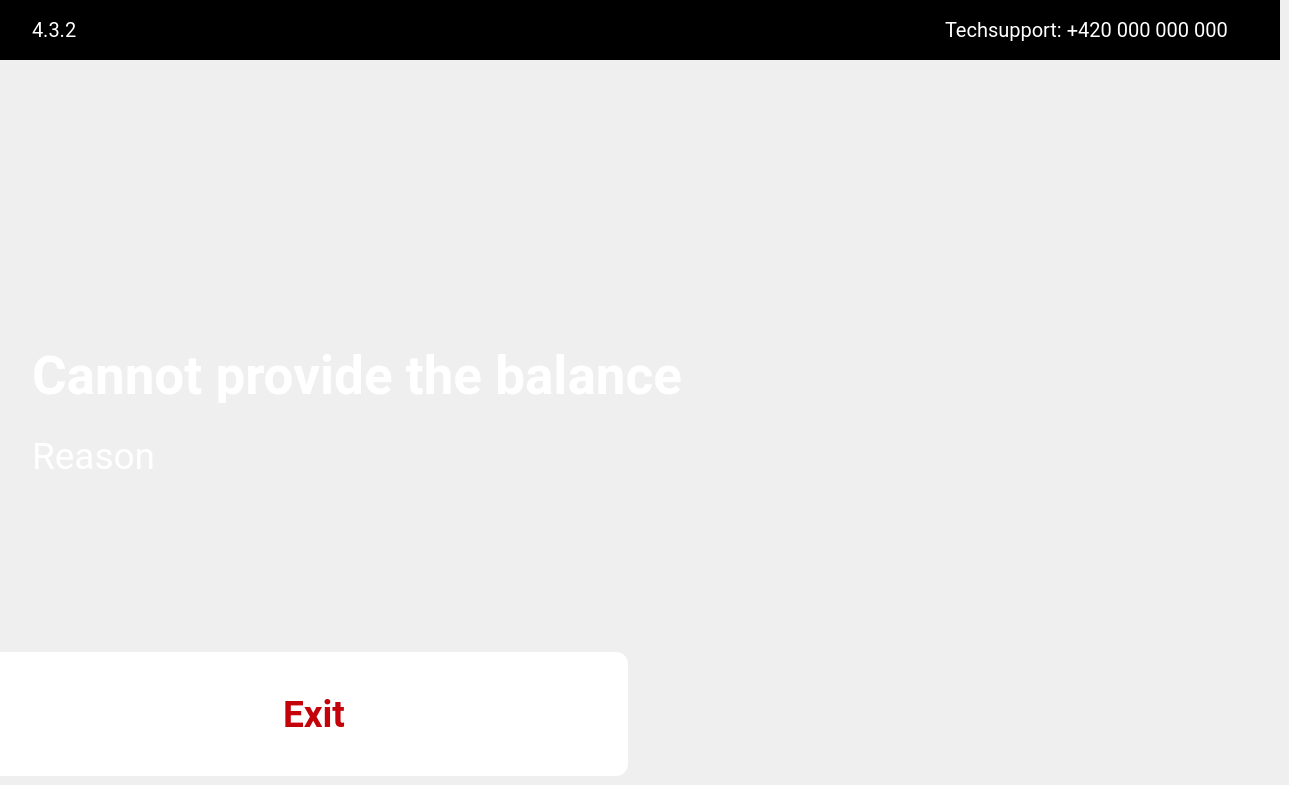
    <widget class="QWidget" name="i28Page">
     <widget class="QFrame" name="i28FrLogo">
      <property name="geometry">
       <rect>
        <x>0</x>
        <y>0</y>
        <width>1280</width>
        <height>60</height>
       </rect>
      </property>
      <property name="styleSheet">
       <string notr="true">background-color:rgb(0, 0, 0);
border:none;</string>
      </property>
      <property name="frameShape">
       <enum>QFrame::StyledPanel</enum>
      </property>
      <property name="frameShadow">
       <enum>QFrame::Raised</enum>
      </property>
      <widget class="QLabel" name="i28LblLogo">
       <property name="geometry">
        <rect>
         <x>578</x>
         <y>13</y>
         <width>124</width>
         <height>34</height>
        </rect>
       </property>
       <property name="text">
        <string>&lt;html&gt;&lt;head/&gt;&lt;body&gt;&lt;p&gt;&lt;img src=&quot;:/res/pic/Frame.png&quot;/&gt;&lt;/p&gt;&lt;/body&gt;&lt;/html&gt;</string>
       </property>
      </widget>
      <widget class="QLabel" name="i28LblNumbPage">
       <property name="geometry">
        <rect>
         <x>32</x>
         <y>18</y>
         <width>120</width>
         <height>24</height>
        </rect>
       </property>
       <property name="font">
        <font>
         <family>Roboto</family>
         <pointsize>15</pointsize>
        </font>
       </property>
       <property name="styleSheet">
        <string notr="true">color:rgb(255, 255, 255);
qproperty-alignment: AlignLeft;</string>
       </property>
       <property name="text">
        <string>4.3.2</string>
       </property>
      </widget>
      <widget class="QLabel" name="i28LblTech">
       <property name="geometry">
        <rect>
         <x>945</x>
         <y>18</y>
         <width>303</width>
         <height>24</height>
        </rect>
       </property>
       <property name="font">
        <font>
         <family>Roboto</family>
         <pointsize>15</pointsize>
        </font>
       </property>
       <property name="styleSheet">
        <string notr="true">color:rgb(255, 255, 255);
qproperty-alignment: AlignLeft;</string>
       </property>
       <property name="text">
        <string>Techsupport: +420 000 000 000</string>
       </property>
      </widget>
     </widget>
     <widget class="QLabel" name="i28LblPic">
      <property name="geometry">
       <rect>
        <x>600</x>
        <y>235</y>
        <width>80</width>
        <height>80</height>
       </rect>
      </property>
      <property name="text">
       <string>&lt;html&gt;&lt;head/&gt;&lt;body&gt;&lt;p&gt;&lt;img src=&quot;:/res/pic/Danger.png&quot;/&gt;&lt;/p&gt;&lt;/body&gt;&lt;/html&gt;</string>
      </property>
     </widget>
     <widget class="QLabel" name="i28LblText">
      <property name="geometry">
       <rect>
        <x>32</x>
        <y>347</y>
        <width>1215</width>
        <height>56</height>
       </rect>
      </property>
      <property name="font">
       <font>
        <family>Roboto</family>
        <pointsize>40</pointsize>
        <weight>75</weight>
        <bold>true</bold>
       </font>
      </property>
      <property name="styleSheet">
       <string notr="true">color:rgb(255, 255, 255);
qproperty-alignment: AlignCenter;</string>
      </property>
      <property name="text">
       <string>Cannot provide the balance</string>
      </property>
     </widget>
     <widget class="QLabel" name="i28LblText2">
      <property name="geometry">
       <rect>
        <x>32</x>
        <y>435</y>
        <width>1215</width>
        <height>42</height>
       </rect>
      </property>
      <property name="font">
       <font>
        <family>Roboto</family>
        <pointsize>28</pointsize>
       </font>
      </property>
      <property name="styleSheet">
       <string notr="true">color:rgb(255, 255, 255);
qproperty-alignment: AlignCenter;</string>
      </property>
      <property name="text">
       <string>Reason</string>
      </property>
     </widget>
     <widget class="QPushButton" name="i28BtnExit">
      <property name="enabled">
       <bool>true</bool>
      </property>
      <property name="geometry">
       <rect>
        <x>0</x>
        <y>652</y>
        <width>628</width>
        <height>124</height>
       </rect>
      </property>
      <property name="font">
       <font>
        <family>Roboto</family>
        <pointsize>28</pointsize>
        <weight>75</weight>
        <bold>true</bold>
       </font>
      </property>
      <property name="focusPolicy">
       <enum>Qt::NoFocus</enum>
      </property>
      <property name="styleSheet">
       <string notr="true">QPushButton#i28BtnExit{background-color: rgb(255, 255, 255);
color:rgb(196, 2, 9);
border-top-left-radius: 0px;
    border-top-right-radius: 12px;
    border-bottom-right-radius: 12px;
    border-bottom-left-radius: 0px;
image:url(':/res/pic/Exit.png');
image-position: left;

border-style: outset;}
QPushButton#i28BtnExit:pressed{background-color:rgb(222, 222, 222);
border-style: inset;}</string>
      </property>
      <property name="text">
       <string>Exit</string>
      </property>
     </widget>
    </widget>
